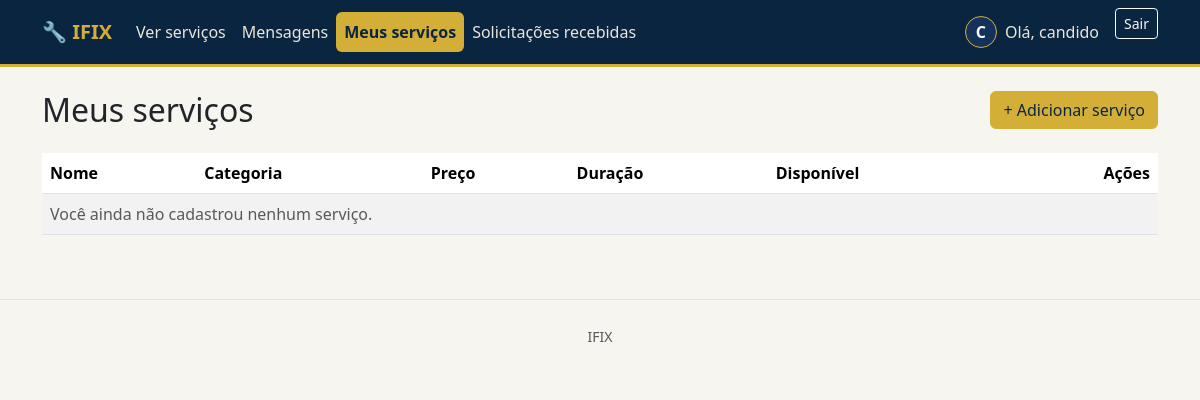
Before: /servicos/profissional/meus-servicos/ (signed in) with the older database file.
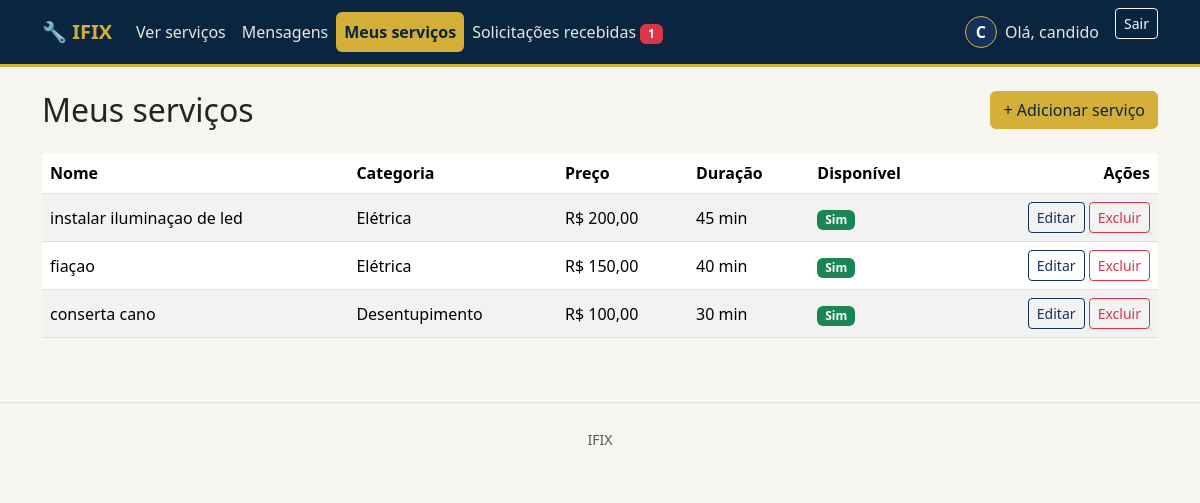
After: the same page with the newer database file.
### services/models.py (models this page shows, shortened)
class Servico(models.Model):
    profissional = models.ForeignKey(
        settings.AUTH_USER_MODEL,
        on_delete=models.CASCADE,
        related_name='servicos',
        limit_choices_to={'profile__tipo': 'profissional'},
    )
    categoria = models.ForeignKey(
        CategoriaServico,
        on_delete=models.PROTECT,
        related_name='servicos',
    )
    nome = models.CharField(max_length=150, verbose_name='Nome do serviço')  # P4
    descricao = models.TextField(verbose_name='Descrição')  # P5
    preco = models.DecimalField(max_digits=10, decimal_places=2, verbose_name='Preço (R$)')  # P6
    duracao_minutos = models.PositiveIntegerField(verbose_name='Duração estimada (minutos)')  # P7
    disponivel = models.BooleanField(default=True, verbose_name='Disponível para usuários')  # P9
    criado_em = models.DateTimeField(auto_now_add=True)
    atualizado_em = models.DateTimeField(auto_now=True)
    class Meta:
        verbose_name = 'Serviço'
        verbose_name_plural = 'Serviços'
        ordering = ['-criado_em']

class CategoriaServico(models.Model):
    nome = models.CharField(max_length=100, unique=True)
    slug = models.SlugField(max_length=110, unique=True, blank=True)
    icone = models.CharField(
        max_length=30, blank=True,
        help_text='Nome de um emoji/ícone simples para exibir na listagem.',
    )
    class Meta:
        verbose_name = 'Categoria de serviço'
        verbose_name_plural = 'Categorias de serviço'
        ordering = ['nome']

### services/views.py (the view)
# urls.py: path('profissional/meus-servicos/', views.meus_servicos, name='meus_servicos'),
@professional_required
def meus_servicos(request):
    servicos = Servico.objects.filter(profissional=request.user).select_related('categoria')
    return render(request, 'services/meus_servicos.html', {'servicos': servicos})

### accounts/models.py (called while the page is built)
    @property
    def is_profissional(self):
        return self.tipo == self.TIPO_PROFISSIONAL

    @property
    def is_usuario(self):
        return self.tipo == self.TIPO_USUARIO

### services/context_processors.py (called while the page is built)
def notificacoes_mensagens(request):
    if not request.user.is_authenticated:
        return {
            'mensagens_nao_lidas': [],
            'total_mensagens_nao_lidas': 0,
            'total_solicitacoes_pendentes': 0,
        }
    mensagens = MensagemSolicitacao.objects.filter(
        Q(solicitacao__usuario=request.user)
        | Q(solicitacao__servico__profissional=request.user),
        lida=False,
    ).exclude(autor=request.user).select_related('solicitacao', 'solicitacao__servico', 'autor')
    return {
        'mensagens_nao_lidas': mensagens[:5],
        'total_mensagens_nao_lidas': mensagens.count(),
        'total_solicitacoes_pendentes': SolicitacaoServico.objects.filter(
            servico__profissional=request.user,
            status=SolicitacaoServico.STATUS_PENDENTE,
        ).count(),
    }

### services/templates/services/meus_servicos.html (shortened to what this page needs)
{% extends "base.html" %}
{% block content %}
<div class="d-flex justify-content-between align-items-center mb-4">
    <h2 class="mb-0">Meus serviços</h2>
    <a href="{% url 'services:servico_criar' %}" class="btn btn-success">+ Adicionar serviço</a>
</div>
<div class="table-responsive">
    <table class="table table-striped bg-white align-middle">
        <thead>
            <tr>
                <th>Nome</th>
                <th>Categoria</th>
                <th>Preço</th>
                <th>Duração</th>
                <th>Disponível</th>
                <th class="text-end">Ações</th>
            </tr>
        </thead>
        <tbody>
            {% for servico in servicos %}
            <tr>
                <td>{{ servico.nome }}</td>
                <td>{{ servico.categoria.nome }}</td>
                <td>R$ {{ servico.preco }}</td>
                <td>{{ servico.duracao_minutos }} min</td>
                <td>
                    {% if servico.disponivel %}
                        <span class="badge text-bg-success">Sim</span>
                    {% else %}
                        <span class="badge text-bg-secondary">Não</span>
                    {% endif %}
                </td>
                <td class="text-end">
                    <a href="{% url 'services:servico_editar' servico.pk %}" class="btn btn-sm btn-outline-primary">Editar</a>
                    <a href="{% url 'services:servico_excluir' servico.pk %}" class="btn btn-sm btn-outline-danger">Excluir</a>
                </td>
            </tr>
            {% empty %}
            <tr><td colspan="6" class="text-muted">Você ainda não cadastrou nenhum serviço.</td></tr>
            {% endfor %}
        </tbody>
    </table>
</div>
{% endblock %}

### templates/base.html (shortened to what this page needs)
{% load static %}
<!DOCTYPE html>
<html lang="pt-br">
<head>
    <link href="https://cdn.jsdelivr.net/npm/bootstrap@5.3.3/dist/css/bootstrap.min.css" rel="stylesheet">
    <link href="{% static 'css/style.css' %}?v=3" rel="stylesheet">
</head>
<body>
<nav class="navbar navbar-expand-lg navbar-dark bg-dark mb-4">
    <div class="container">
        <a class="navbar-brand fw-bold" href="{% url 'home' %}">🔧 IFIX</a>
        <div class="collapse navbar-collapse" id="nav">
            <ul class="navbar-nav me-auto">
                <li class="nav-item">
                    <a class="nav-link " href="{% url 'services:servico_list' %}">Ver serviços</a>
                </li>
                {% if user.is_authenticated %}
                    <li class="nav-item">
                        <a class="nav-link {% if '/servicos/mensagens/' in request.path or '/servicos/solicitacao/' in request.path %}active{% endif %}" href="{% url 'services:mensagens' %}">
                            Mensagens{% if total_mensagens_nao_lidas %} <span class="badge text-bg-danger">{{ total_mensagens_nao_lidas }}</span>{% endif %}
                        </a>
                    </li>
                {% endif %}
                {% if user.is_authenticated and user.profile.is_profissional %}
                    <li class="nav-item"><a class="nav-link {% if request.resolver_match.url_name == 'meus_servicos' or request.resolver_match.url_name == 'servico_criar' or request.resolver_match.url_name == 'servico_editar' %}active{% endif %}" href="{% url 'services:meus_servicos' %}">Meus serviços</a></li>
                    <li class="nav-item">
                        <a class="nav-link " href="{% url 'services:solicitacoes_recebidas' %}">
                            Solicitações recebidas{% if total_solicitacoes_pendentes %} <span class="badge text-bg-danger">{{ total_solicitacoes_pendentes }}</span>{% endif %}
                        </a>
                    </li>
                {% endif %}
            </ul>
            <ul class="navbar-nav">
                {% if user.is_authenticated %}
                    <li class="nav-item">
                        <a class="nav-link d-flex align-items-center gap-2 {% if request.resolver_match.url_name == 'profile_edit' %}active{% endif %}" href="{% url 'accounts:profile_edit' %}">
                            {% if user.profile.foto %}
                                <img src="{{ user.profile.foto.url }}" alt="Foto de perfil" class="profile-avatar">
                            {% else %}
                                <span class="profile-avatar profile-avatar-placeholder" aria-label="Sem foto de perfil">{{ user.username|first|upper }}</span>
                            {% endif %}
                            Olá, {{ user.first_name|default:user.username }}
                        </a>
                    </li>
                    <li class="nav-item">
                        <form method="post" action="{% url 'accounts:logout' %}" class="d-inline">
                            <button type="submit" class="btn btn-outline-light btn-sm ms-2">Sair</button>
                        </form>
                    </li>
                {% endif %}
            </ul>
        </div>
    </div>
</nav>
<div class="container mb-5">
    {% block content %}{% endblock %}
</div>
<footer class="text-center text-muted py-4 border-top">
    <small>IFIX</small>
</footer>
</body>
</html>

Changed rows visible on the page:
added Servico: nome "instalar iluminaçao de led", categoria.nome "Elétrica", preco "200,00", duracao_minutos "45", disponivel "Sim"
added Servico: nome "fiaçao", categoria.nome "Elétrica", preco "150,00", duracao_minutos "40", disponivel "Sim"
added Servico: nome "conserta cano", categoria.nome "Desentupimento", preco "100,00", duracao_minutos "30", disponivel "Sim"
Other visible differences:
{{ total_solicitacoes_pendentes }}: (not shown) → "1"
text no longer shown: "Você ainda não cadastrou nenhum serviço."
